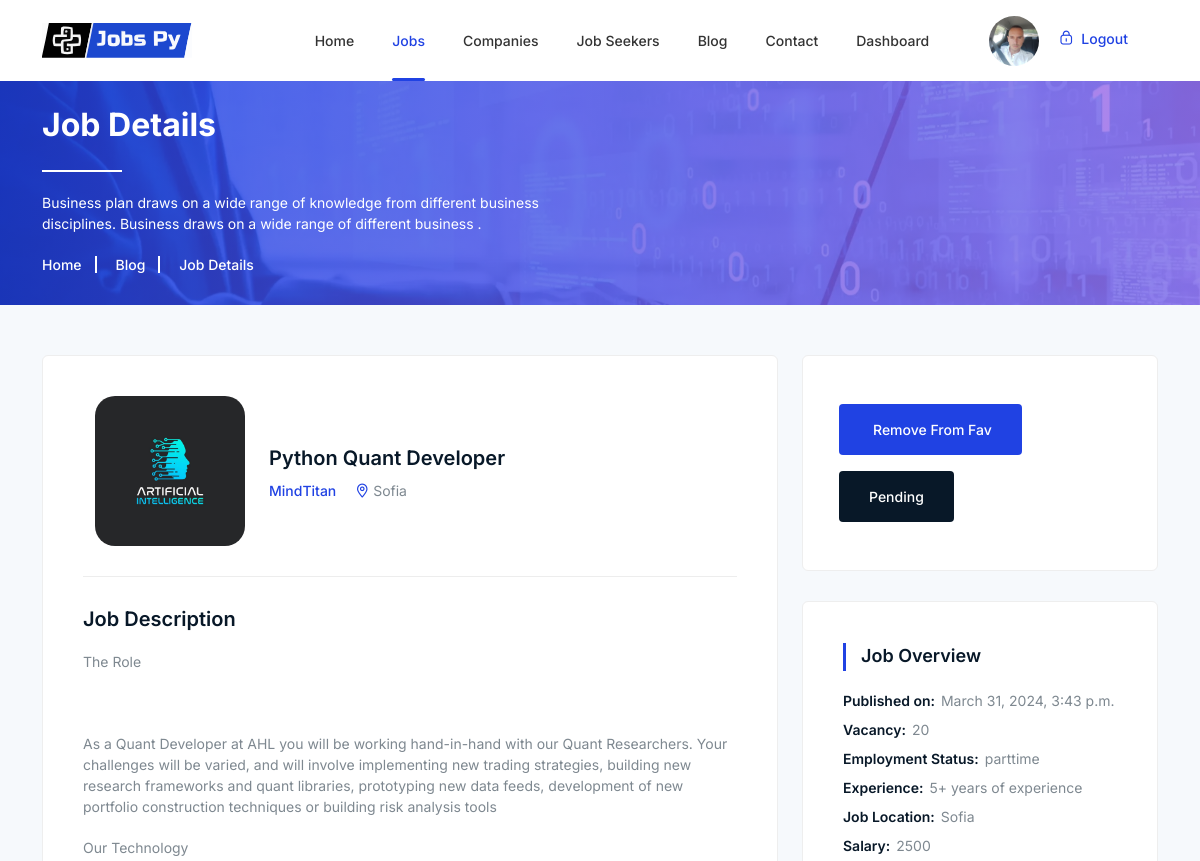
Before: /jobs/job-details/1/ (signed in, upper part) with the older database file.
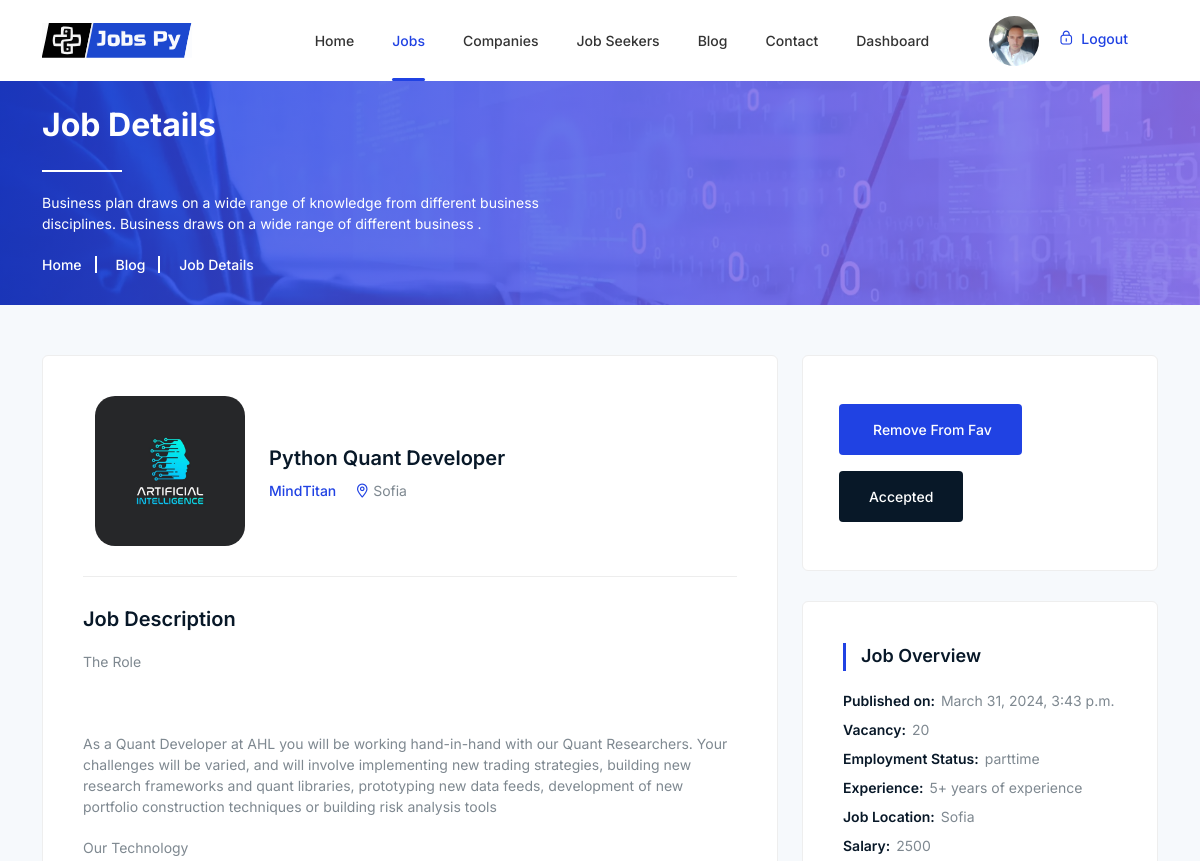
After: the same page with the newer database file.
### jobsPy/jobs/models.py (models this page shows)
class Applicant(models.Model):
    user = models.ForeignKey(UserModel, on_delete=models.CASCADE)
    job = models.ForeignKey(Job, on_delete=models.CASCADE, related_name="applicants")
    created_at = models.DateTimeField(auto_now_add=True)
    comment = models.TextField(blank=True, null=True)
    status = models.SmallIntegerField(default=1)
    class Meta:
        ordering = ["id"]
        unique_together = ["user", "job"]
    @property
    def get_status(self):
        if self.status == 1:
            return "Pending"
        elif self.status == 2:
            return "Accepted"
        else:
            return "Rejected"

### jobsPy/jobs/views.py (the view)
# urls.py: path("job-details/<int:pk>/", JobDetails.as_view(), name="job_details"),
class JobDetails(DetailView):
    template_name = "jobs/job-details.html"
    model = Job
    def get_context_data(self, **kwargs):
        context = super().get_context_data(**kwargs)
        if self.request.user.is_anonymous:
            return context
        job = context['object']
        context["already_in_favourite"] = FavoriteJob.objects.filter(user=self.request.user, job=job).exists()
        context["already_apply"] = Applicant.objects.filter(user=self.request.user, job=job).exists()
        context["status"] = Applicant.objects.filter(user=self.request.user, job=job)
        company_profile = CompanyProfile.objects.get(user_id=job.user_id)
        context['company'] = company_profile
        return context

### jobsPy/jobs/models.py (called while the page is built)
    def __str__(self):
        return self.name

### jobsPy/main/models.py (called while the page is built)
    def __str__(self):
        return self.name

### templates/jobs/job-details.html (shortened to what the changed rows need)
{% extends 'base.html' %}
{% block main_content %}
    <div class="breadcrumbs overlay">
        <div class="container">
            <div class="row">
                <div class="col-12">
                    <div class="breadcrumbs-content">
                        <h1 class="page-title">Job Details</h1>
                    </div>
                </div>
            </div>
        </div>
    </div>
    <div class="job-details section">
        <div class="container">
            <div class="row mb-n5">
                <div class="col-lg-4 col-12">
                    <div class="job-details-sidebar">
                        {% if user.is_authenticated and  user.role == "jobseeker" %}
                                <div class="sidebar-widget">
                                <div class="inner">
                                    <div class="row m-n2 button">
                                        <div class="col-xl-auto col-lg-12 col-sm-auto col-12 p-2">
                                            {% if not already_apply %}
                                        <form method="post" action="{% url 'apply_for_job' object.pk %}">
                                            {% csrf_token %}
                                            <button class="d-block btn"><i class="fa fa-heart-o mr-1"></i>Apply</button>
                                        </form>
                                                {% else %}
                                                            <a href="#"><span class="d-block btn btn-alt">{{ status.first.get_status }}</span></a>
                                        {% endif %}
                                        </div>
                                     </div>
                                </div>
                            </div>
                        {% endif %}
                    </div>
                </div>
            </div>
        </div>
    </div>
    {% endblock %}

Changed rows visible on the page:
changed Applicant: first.get_status "Pending" → "Accepted"
